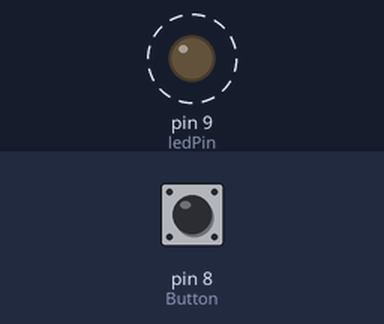
The sketch below on a simulated Arduino Uno, built with avr-gcc and run on an emulated ATmega328P. On the bench: output pins drawn as LEDs (lit = HIGH). Dashed ring = blinking. The test bench sets the inputs (shaded band); at power-on: pin 8 (Button) HIGH.

Above: at 1.8 s.
1.9 s: pin 8 (Button) pulled LOW for 0.6 s
At 2.7 s:
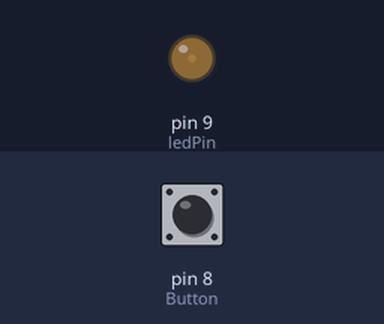
5.5 s: pin 8 (Button) pulled LOW for 1 s
At 6.0 s:
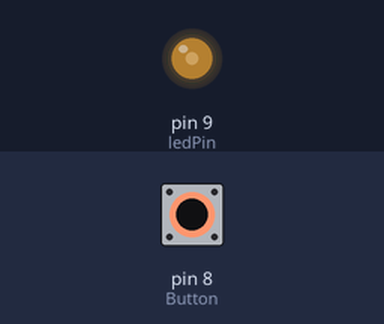
Timing chart, 0 to 14.5 s (numbered marks = the images above; inputs shaded):
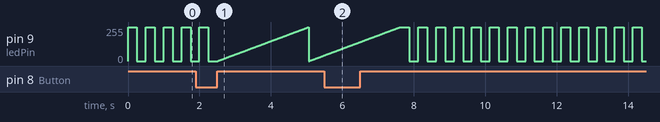

The sketch:

buttonAnalogDigital.ino
```cpp
const byte ledPin = 9;
const byte Button = 8;

byte ButtonState;
byte lastState = LOW;
bool isDigital = false;

void setup() {

  pinMode(ledPin, OUTPUT);
  pinMode(Button, INPUT_PULLUP);
}

void loop() {
  checkButtonState();

  if (isDigital) {
  digitalWrite(ledPin, HIGH);
  delay(250);
  digitalWrite(ledPin, LOW);
  delay(250);
  } else {
         for (int i=0; i <= 255; i++){
            checkButtonState();
      analogWrite(ledPin, i);
      delay(10);
   }
  }
}
void checkButtonState(){
    ButtonState = digitalRead(Button);

  if(ButtonState && ButtonState != lastState){
    isDigital = !isDigital;
  }
  lastState = ButtonState;
}
```

Measured:
- by itself, pin 9 (ledPin): ramps from 0/255 to 255/255 and jumps back, once every 0.50 s
